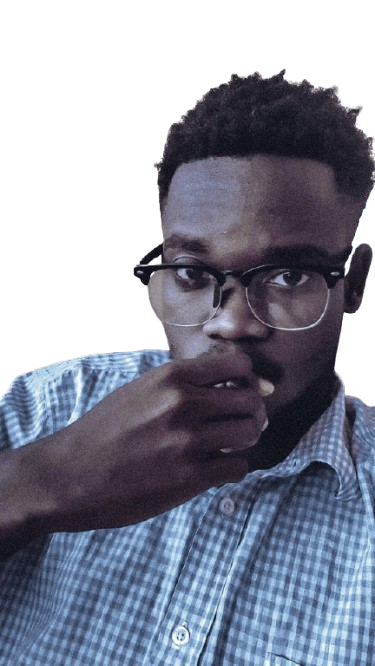
#> input picture troy.png, 375 x 666 px
$ python p.py
#> lines starting #> are read from the running program, lines starting #| are printed output that depends on the picture
# [12 lines of commented-out code are left out]

from PIL import Image

def crop_image(input_path, output_path, size=(500, 500)):
#> called with input_path = 'troy.png', output_path = 'cropped_image.png', size = (500, 500)
    with Image.open(input_path) as img:
        # Calculate center crop box
#> img is the input picture: PIL image 375x666 RGBA; mean R, G, B, A 57.7, 61.8, 76.4, 170.8
        width, height = img.size
#> width = 375; height = 666
        left = (width - size[0]) / 2
#> left = -62.5
        top = (height - size[1]) / 2
#> top = 83
        right = (width + size[0]) / 2
#> right = 437.5
        bottom = (height + size[1]) / 2
#> bottom = 583

        # Crop and save the image
        cropped_img = img.crop((left, top, right, bottom))
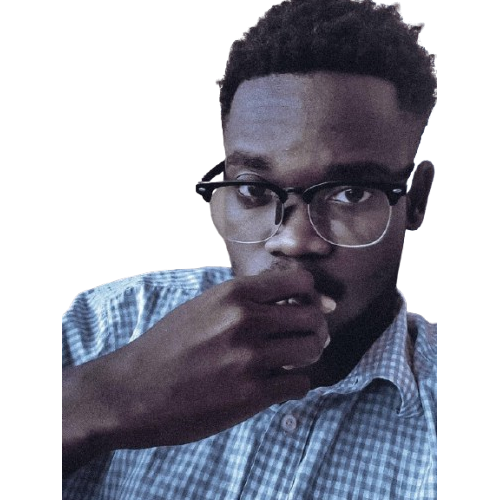
#> cropped_img: PIL image 500x500 RGBA; mean R, G, B, A 43.5, 44.2, 54.6, 138.4; transparent parts drawn white
        cropped_img.save(output_path)
        print(f"Image saved to {output_path}")

# Usage example:
crop_image("troy.png", "cropped_image.png")
